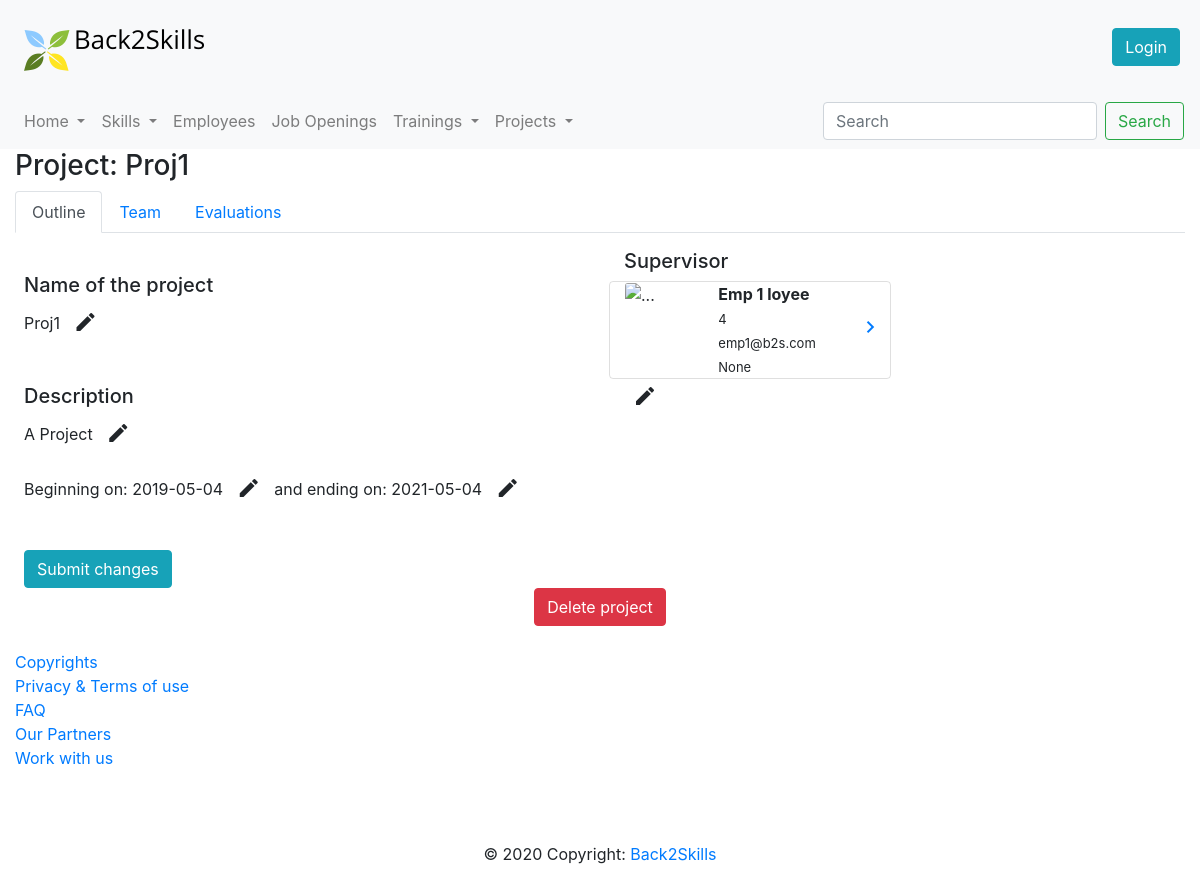
The app's page /project/1 with its own data.
### database.py (models this page shows)
class Project(db.Model):
    __tablename__ = 'project'
    id = db.Column(db.Integer, primary_key=True)
    name = db.Column(db.String)
    description = db.Column(db.String)
    starting_date = db.Column(db.Date)
    ending_date = db.Column(db.Date)
    role_in_project = db.relationship("Role_in_project", secondary="project_role")
    supervisor = db.Column(db.Integer, db.ForeignKey('employee.id'))

class Employee(db.Model):
    __tablename__ = 'employee'
    id = db.Column(db.Integer, primary_key=True)
    photo = db.Column(db.String(100), nullable=False, default='')
    cv = db.Column(db.String) #eventually we can put a link to the Curriculum Vitae file
    name = db.Column(db.String)
    surname = db.Column(db.String)
    email = db.Column(db.String)
    telephone = db.Column(db.String)
    date_of_birth = db.Column(db.Date)
    date_of_assumption = db.Column(db.Date)
    living_place = db.Column(db.String)
    driving_licence = db.Column(db.Boolean) #I would say we only specify whether he/she has it or not, so true or false
    role = db.Column(db.Integer, db.ForeignKey('role.id'))
    skill = db.relationship("Skill", secondary="employee_skill")
    training = db.relationship("Training", secondary="employee_training")
    project_role = db.relationship("Project_Role")
    state_in_company = db.Column(db.String)
    education_level = db.Column(db.String)
    language_certificate = db.Column(db.String)

### app.py (the view, shortened to what this page needs)
@app.route('/project/<int:id>', methods=['GET', 'POST'])
def project(id):
    prj = get_project_by_id(id)
    supervisor = None
    if prj.supervisor:
        supervisor = get_employee_by_id(prj.supervisor)
    all_emps = get_employees()
    closable = dt.today().date() > prj.ending_date
    emp_roles = get_employees_in_project_with_roles(id)
    free_roles = get_free_roles_in_project(id)
    free_employees = get_available_employees_in_period(prj.starting_date, prj.ending_date)
    empty_roles_best_employees = []
    for fr in free_roles:
        se, ue, ne = get_suitable_emp_for_role(fr.id, free_employees)
        erbe =[fr,se,ue,ne]
        empty_roles_best_employees.append(tuple(erbe))
    employee_evaluations = get_employees_with_evaluation(id)
    other_roles = get_not_used_roles_in_proj(id)
    return render_template('project.html', project=prj, employees_roles=emp_roles,\
                           free_roles_and_employees=empty_roles_best_employees,\
                           employee_evaluations=employee_evaluations, available_employees=free_employees,\
                           other_roles=other_roles, closable=closable, supervisor=supervisor, employees=all_emps)

### database.py (called while the page is built)
def get_employees():
    employees=Employee.query.all()
    employees.sort(key=lambda x: x.name)
    return employees

def get_employee_skill_by_id(emp_id):
    employee = Employee.query.filter(Employee.id == emp_id).first()
    skills = employee.skill
    return skills

def get_employee_by_id(emp_id):
    return Employee.query.filter(Employee.id==emp_id).first()

def get_project_by_id(prj_id):
    return Project.query.filter(Project.id==prj_id).first()

def get_employees_in_project(prj_id):
    links=Project_Role.query.filter(Project_Role.prj_id == prj_id).all()
    emp_ids=[]
    for l in links:
        if l.emp_id:
            emp_ids.append(l.emp_id)
    employees = Employee.query.filter(Employee.id.in_(emp_ids)).all()
    return employees

def get_roles_in_projects_by_id(role_id):
    return Role_in_project.query.filter(Role_in_project.id == role_id).first()

def get_employees_in_project_with_roles(prj_id):
    emps = get_employees_in_project(prj_id)
    tortn = []
    for emp in emps:
        link = Project_Role.query.filter(Project_Role.prj_id==prj_id, Project_Role.emp_id==emp.id).first()
        role = get_roles_in_projects_by_id(link.role_id)
        tortn.append(tuple([emp,role]))
    return tortn

def get_not_used_roles_in_proj(prj_id):
    roles_used = get_project_by_id(prj_id).role_in_project
    ids=[]
    for r in roles_used:
        ids.append(r.id)
    not_used_roles = Role_in_project.query.filter(Role_in_project.id.notin_(ids)).all()
    return not_used_roles

def get_free_roles_in_project(prj_id):
    links=Project_Role.query.filter(Project_Role.prj_id==prj_id, Project_Role.emp_id==None).all()
    roles=[]
    for l in links:
        roles.append(l.role_in_project)
    return roles

def get_gradeofskill_by_emp_skill(emp_id, skill_id):
    link=Employee_Skill.query.filter(Employee_Skill.emp_id==emp_id, Employee_Skill.skill_id==skill_id).first()
    grade=0
    if link:
        grade=link.grade
    return grade

def get_skills_required_by_role_in_project(role_id):
    role = Role_in_project.query.filter(Role_in_project.id == role_id).first()
    skills=role.skill
    return skills

def get_evaluation_by_proj_emp_role(prj_id, emp_id, role_id):
    project = Project_Role.query.filter(Project_Role.prj_id==prj_id, Project_Role.emp_id==emp_id, Project_Role.role_id==role_id).first()
    evaluation=None
    if project:
        evaluation = project.evaluation
    return evaluation

### templates/project.html (shortened to what this page needs)
{% extends 'layout.html' %}
{% block pageContent %}
    {% if project is none %}
      <div class="alert alert-warning" role="alert"> No corresponding project found </div>
    {% else %}
        <h3>Project: {{ project.name }}</h3>
    {% endif %}
    <nav>
      <div class="nav nav-tabs" id="nav-tab" role="tablist">
        <a class="nav-item nav-link active" id="nav-project-tab" data-toggle="tab" href="#nav-project" role="tab" aria-controls="nav-project" aria-selected="true">Outline</a>
        <a class="nav-item nav-link" id="nav-roles-tab" data-toggle="tab" href="#nav-roles" role="tab" aria-controls="nav-roles" aria-selected="false">Team</a>
        <a class="nav-item nav-link" id="nav-evaluations-tab" data-toggle="tab" href="#nav-evaluations" role="tab" aria-controls="nav-evaluations" aria-selected="false">Evaluations</a>
      </div>
    </nav>
    <div class="tab-content" id="nav-tabContent">
      <div class="tab-pane fade show active" id="nav-project" role="tabpanel" aria-labelledby="nav-project-tab">
      <form action="/project/{{ project.id }}" method="POST">
          <div class="row">
              <div class="col-sm-6" style="padding: 1.5rem; padding-top: 1rem; padding-bottom: 0rem">
              <br/>
              <h5>Name of the project</h5>
              <p>
                  <span id="currName">{{ project.name }}</span>
                  <button type="button" class="btn btn-default btn-sm" id="editName">
                      <span class="material-icons">edit</span>
                  </button>
              </p>
              <br/>
              <h5>Description</h5>
              <p>
                  <span id="currDesc">{{ project.description }}</span>
                  <button type="button" class="btn btn-default btn-sm" id="editDesc">
                      <span class="material-icons">edit</span>
                  </button>
              </p>
              <p>
                  Beginning on:
                  <span id="currStart">{{ project.starting_date }}</span>
                  <button type="button" class="btn btn-default btn-sm" id="editStart">
                      <span class="material-icons">edit</span>
                  </button>
                  and ending on:
                  <span id="currEnd">{{ project.ending_date }}</span>
                  <button type="button" class="btn btn-default btn-sm" id="editEnd">
                      <span class="material-icons">edit</span>
                  </button>
              </p>
              <br/>
              <button type="submit" class="btn btn-info" id="submitChanges">Submit changes</button>
              <br/>
          </div>
          <div class="col-sm-6 col-lg-3" style="padding: 1.5rem; padding-top: 1rem; padding-bottom: 0rem">
              <h5>Supervisor</h5>
              {% if supervisor %}
                <div class="row" style="border: 1px solid; border-color: rgba(0, 0, 0, 0.125); border-radius: 0.25rem;">
                    <div class="col-4 nopadding">
                        <img src="static/images/user.png" class="card-img-top" style="width: 100px; " alt="...">
                    </div>
                    <div class="col-6">
                        <div>
                            <a class="card-title"><b>{{ supervisor.name }} {{ supervisor.surname }}</b></a>
                        </div>
                        <div>
                            <a style="font-size: 13px;" class="card-title">{{ supervisor.role}}</a>
                        </div>
                        <div>
                            <a style="font-size: 13px;" class="card-title">{{ supervisor.email }}</a>
                        </div>
                        <div>
                            <a style="font-size: 13px;" class="card-title"> {{ supervisor.telephone }}</a>
                        </div>
                    </div>
                    <div class="col-2 align-self-center">
                        <a href="{{ url_for('employee', id=supervisor.id) }}">
                            <i class="material-icons">keyboard_arrow_right</i>
                        </a>
                    </div>
                </div>
              {% endif %}
                <div>
                <button type="button" class="btn btn-default btn-sm" id="editSupervisor" data-toggle="tooltip" data-placement="top" title="Change supervisor">
                  <span class="material-icons">edit</span>
                </button>
                {% if not supervisor %}
                    <p>No supervisor assigned yet. Select an employee to assign.</p>
                    <br/>
                    <select id="prjSupervisor" name="prjSupervisor" class="form-control">
                    <option value="" selected>Choose an employee...</option>
                {% else %}
                    <br/>
                {% endif %}
                </div>
          </div>
        </div>
          <div class="text-center">
            <button type="button" class="btn btn-danger deleteProject" id="{{ project.id }}" data-toggle="modal" data-target="#deleteProjectModal" data-whatever="{{ project.id }}">
                  Delete project
            </button>
          </div>
      </form>
      </div>
    </div>
{% endblock %}

### records on screen
Project: name "Proj1", description "A Project", starting_date "2019-05-04", ending_date "2021-05-04"
Employee: name "Emp 1", surname "loyee", role "4", email "emp1@b2s.com", telephone "None"
